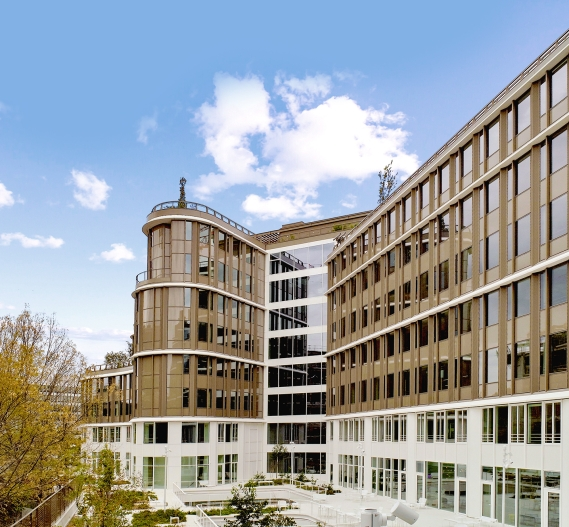
#> input picture TD - Filtre de Canny/image.jpg, 569 x 527 px, found by its file name
$ python 'Exo 4.2.py'
#> lines starting #> are read from the running program, lines starting #| are printed output that depends on the picture
import numpy as np
from PIL import Image
import matplotlib.pyplot as plt
from scipy.ndimage import gaussian_filter
from scipy.signal import convolve2d
import cv2 as cv

# Charger l'image
filepath = r"D:\01_Travail_Etudes\01_Ecoles\CNAM\M2_2026-2027\Maths-info\CNAM_Maths-info\TD - Filtre de Canny\image.jpg"
img = Image.open(filepath).convert("L")
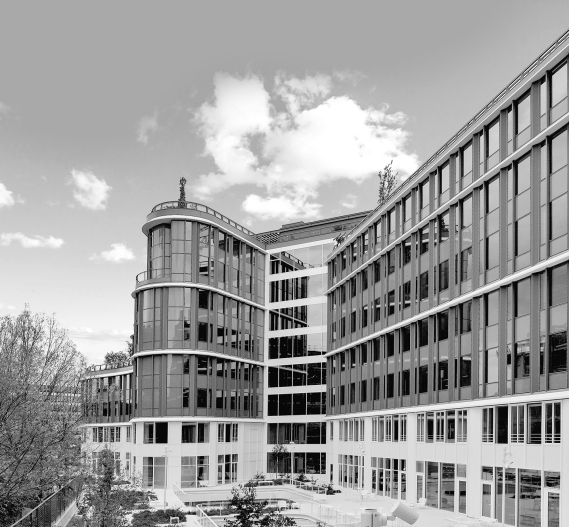
#> img: PIL image 569x527 L; min 1, max 255, mean 157

# Convertir en matrice numpy
img_array = np.array(img)
taille = img_array.shape
#> taille = (527, 569)

img_array_copie = img_array
img_array_copie = gaussian_filter(img_array_copie,sigma = 1.4)
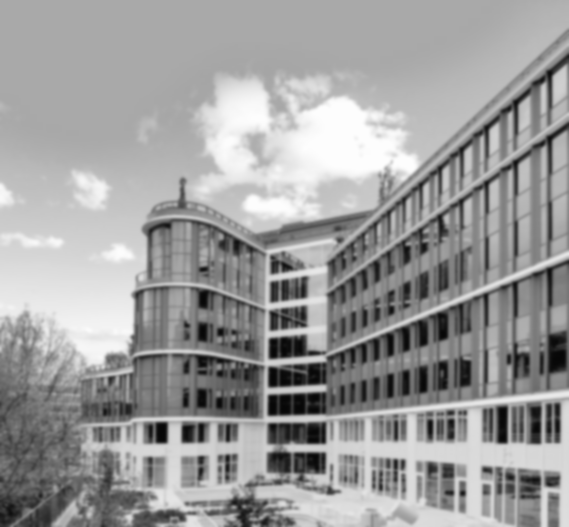
#> img_array_copie: shape (527, 569); min 7, max 253, mean 156.2

# Définir un noyau de convolution (ex: détection de contours avec les opérateurs de Sobel)
kernelx = np.array([[-1, 0, 1],
                    [-2, 0, 2],
                    [-1, 0, 1]])
kernely = np.array([[ 1, 2, 1],
                    [ 0, 0, 0],
                    [-1,-2,-1]])

# 5. Appliquer les convolutions pour calcul du gradient
conv1 = convolve2d(img_array_copie, kernelx, mode='same', boundary='fill', fillvalue=0)
conv2 = convolve2d(img_array_copie, kernely, mode='same', boundary='fill', fillvalue=0)
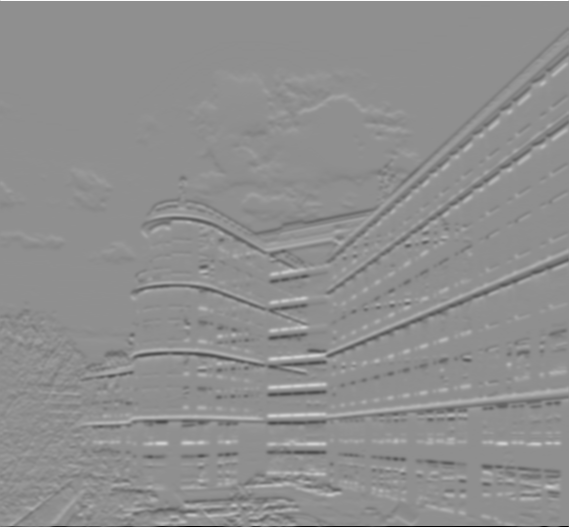
#> conv2: shape (527, 569) int64; min -904, max 704, mean -0.1; drawn with min black and max white

# Valeur absolue de ces gradients
conv1 = np.abs(conv1)
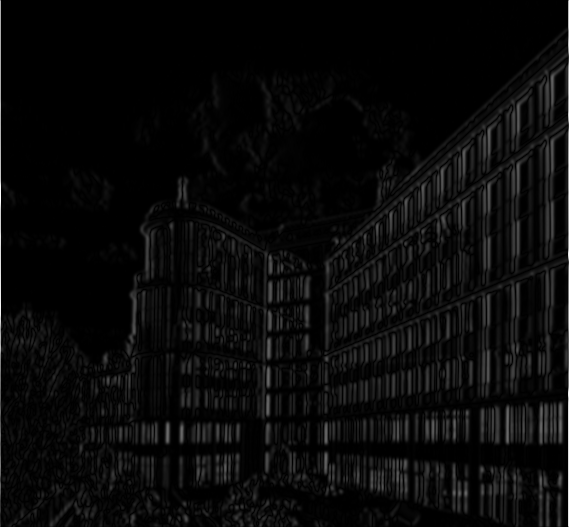
#> conv1: shape (527, 569) int64; min 0, max 992, mean 38.5; drawn with min black and max white
conv2 = np.abs(conv2)
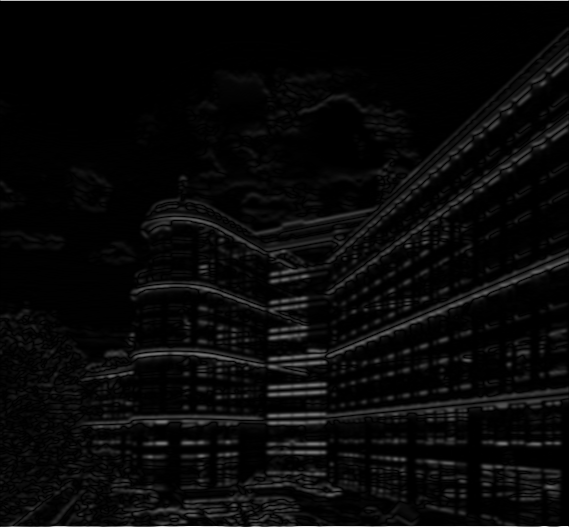
#> conv2: shape (527, 569) int64; min 0, max 904, mean 32; drawn with min black and max white

# 6. Calcul de la norme du gradient
norm_grad = np.sqrt(np.power(conv1,2)+np.power(conv2,2))
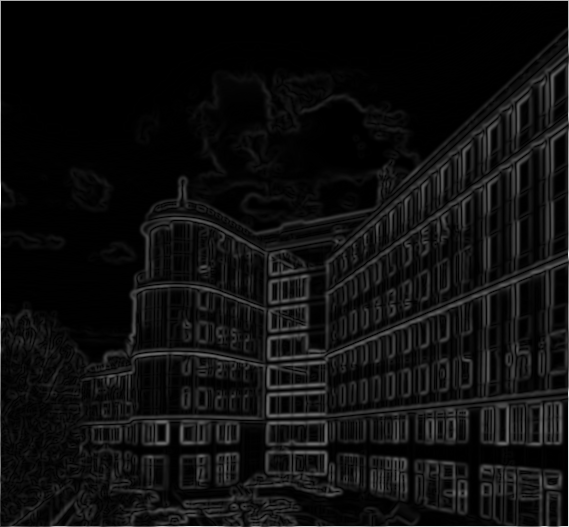
#> norm_grad: shape (527, 569) float64; min 0, max 992, mean 59.9; drawn with min black and max white

# Filtrage des valeurs
norm_grad_clean = np.where(norm_grad > 100, norm_grad, 0)


img2 = cv.imread(filepath, cv.IMREAD_GRAYSCALE)
#> img2: shape (527, 569); min 1, max 255, mean 157
contours = cv.Canny(img2,100,200) #seuil mini de 100, seuil maxi de 200
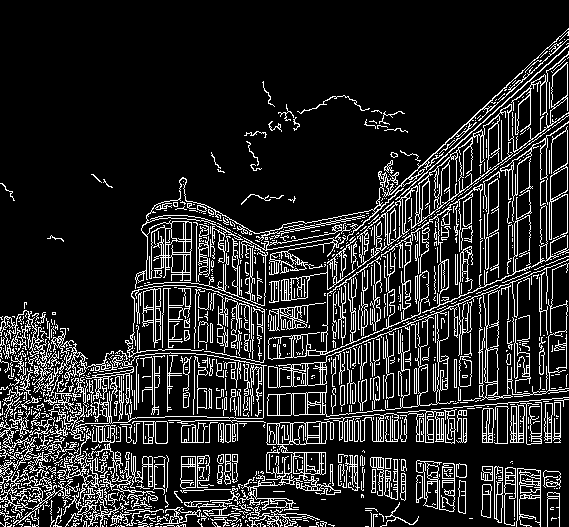
#> contours: shape (527, 569); 15.1% white in thin lines or dots

#  Afficher la valeur abs des gradients
plt.figure(figsize=(18, 10))
plt.subplot(2, 3, 1) #2 lignes, 2 colonnes, 1er plot
plt.title("Image originale")
plt.imshow(img_array, cmap='gray')
plt.axis('off') # pas d'axes sur le graphique

plt.subplot(2, 3, 2)
plt.title("norme du gradient")
plt.imshow(norm_grad, cmap='gray')
plt.axis('off')

plt.subplot(2, 3, 3)
plt.title("norme du gradient après le filtre")
plt.imshow(norm_grad_clean, cmap='gray')
plt.axis('off')

plt.subplot(2, 3, 4)
plt.title("fltre de canny complet avec hystérésis via opencv")
plt.imshow(contours, cmap = 'gray') #cmap = "gray" pour une gamme couleur en niveaux de gris
plt.axis('off')

plt.show()
print("Nombre de pixels avant :", np.count_nonzero(norm_grad))
#| Nombre de pixels avant : 248665
print("Nombre de pixels après :", np.count_nonzero(norm_grad_clean))
#| Nombre de pixels après : 63067
